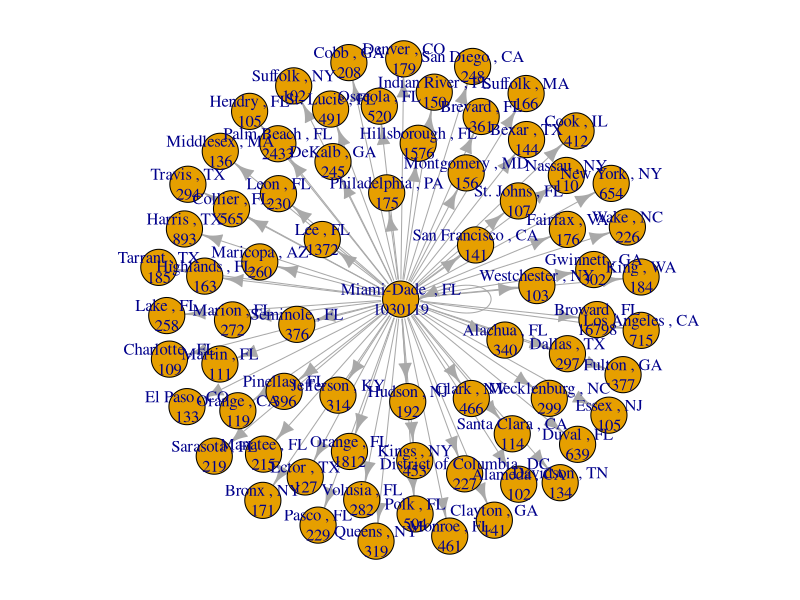
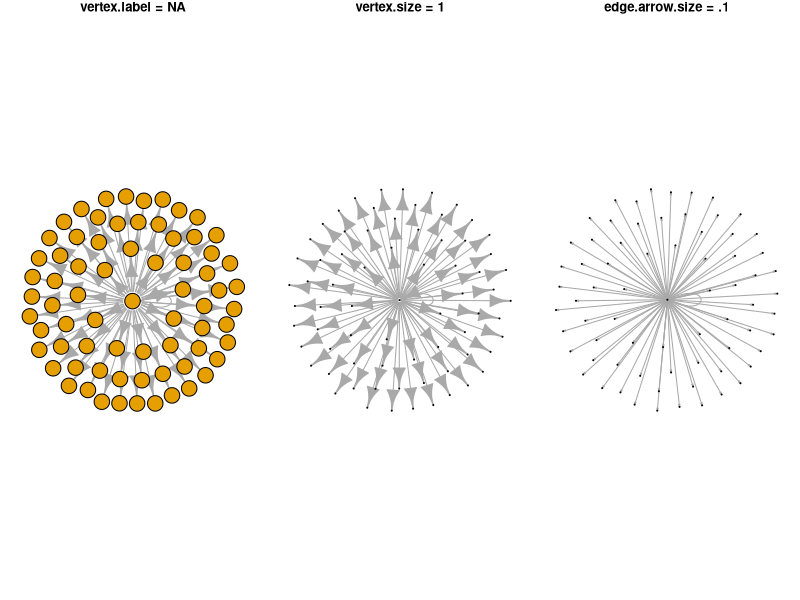
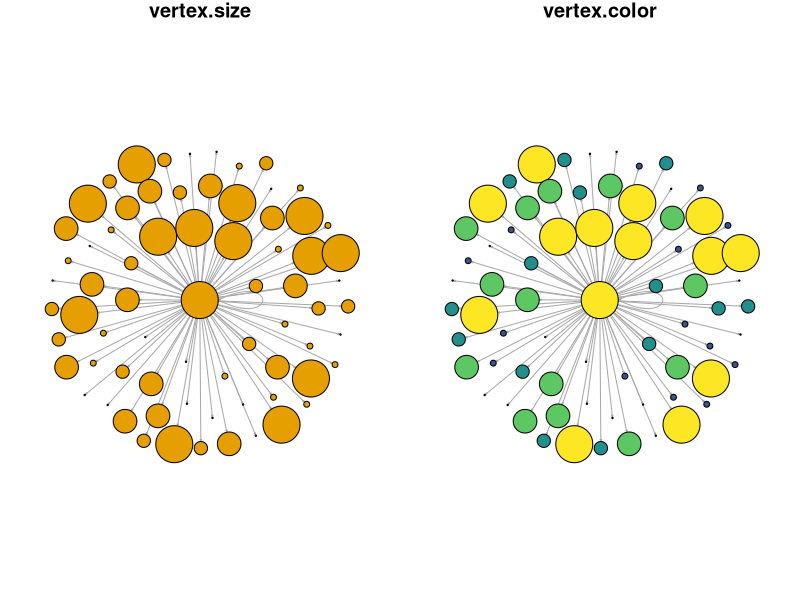
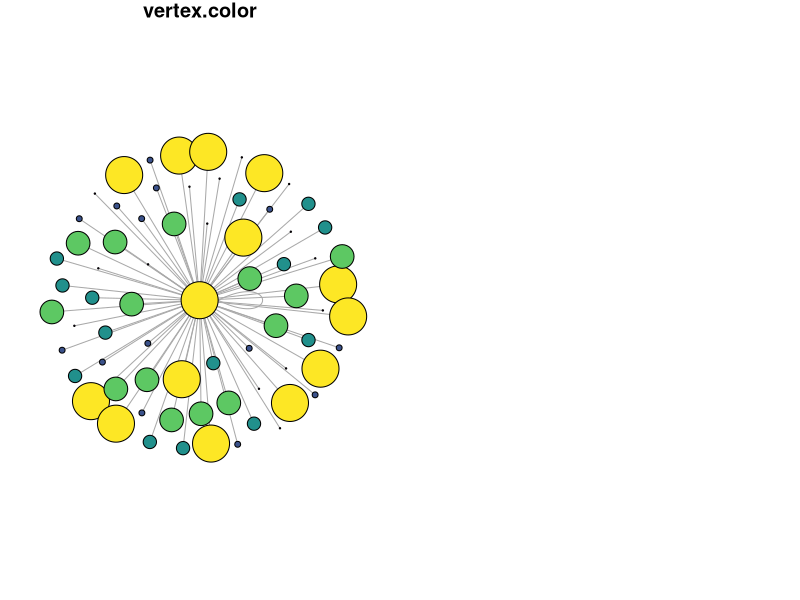
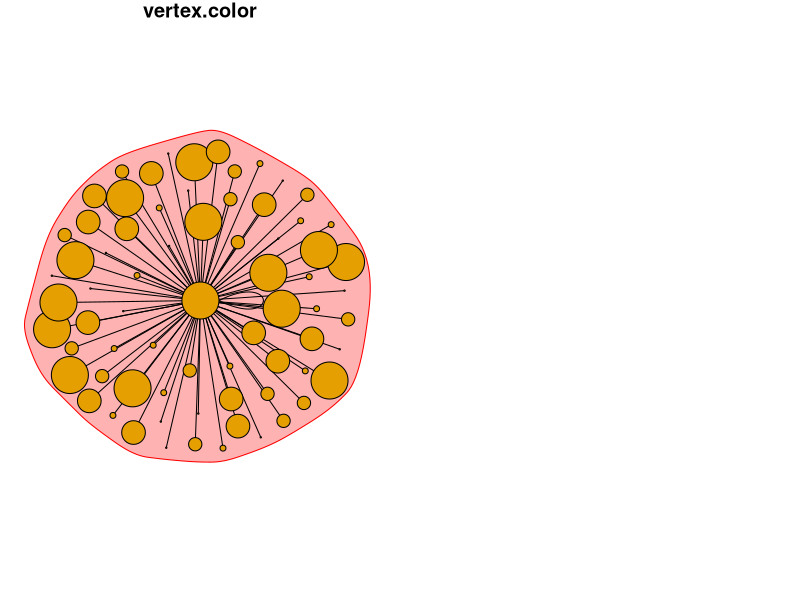

Here is the R script that generated these plots, in order:
## ---- chunk 1
library(igraph)
library(tibble)
library(viridis)
## ---- chunk 2
# import
edges <- data.table::fread("./data/irs/miami-out-migration-edges.csv")
nodes <- data.table::fread("./data/irs/miami-out-migration-nodes.csv")
# create network
g1 <- igraph::graph_from_data_frame(d = edges,
                                   directed = T,
                                   vertices = nodes
)
## ---- chunk 3
#chart #1 - will it plot?
par(mar = c(1, 1, 1, 1))
plot.igraph(g1)
## ---- chunk 4
#chart #2 - open the space
par(mfrow= c(1, 3), mar = c(1,1,1,1))
plot.igraph(g1,
            vertex.label = NA,
            main = "vertex.label = NA"
            )
plot.igraph(g1,
            vertex.label = NA,
            vertex.size = 1,
            main = "vertex.size = 1"
            )
plot.igraph(g1,
            vertex.label = NA,
            vertex.size = 1,
            edge.arrow.size = .1,
            main = "edge.arrow.size = .1"
)
## ---- chunk 5
#create variable for vertex.size -- cut number returns into 5
nodes$quintile <- ggplot2::cut_number(nodes$returns, n = 5)
levels(nodes$quintile) <- 1:5
nodes$quintile <- as.character(nodes$quintile)
nodes$quintile <- as.integer(nodes$quintile)
## ---- chunk 6
#create node color palette and merge w/ node df
my.colors <- tibble(quintile = 1:5,
                    colors = viridis(5, option = "D")
)
nodes <- dplyr::left_join(nodes, my.colors, by = "quintile")
## ---- chunk 7
par(mfrow = c(1, 2), mar = c(1, 1, 1, 1))

set.seed(1234)
g2 <- igraph::graph_from_data_frame(d = edges,
                                          directed = T,
                                          vertices = nodes
)
plot.igraph(g2,
            vertex.label = NA,
            vertex.size = V(g2)$quintile ^2,
            edge.arrow.size = .1,
            main = "vertex.size"
)
set.seed(1234)
g3 <- igraph::graph_from_data_frame(d = edges,
                                          directed = T,
                                          vertices = nodes
)
plot.igraph(g3,
            vertex.label = NA,
            vertex.size = V(g3)$quintile ^2,
            vertex.color = V(g3)$colors,
            edge.arrow.size = .1,
            main = "vertex.color"
)
## ---- chunk 8
g4 <- igraph::graph_from_data_frame(d = edges,
                                          directed = F,
                                          vertices = nodes
)
plot(g4,
        vertex.label = NA,
        vertex.size = V(g3)$quintile ^2,
        vertex.color = V(g3)$colors,
        edge.arrow.size = .1,
        main = "vertex.color"
     )
par(mfrow=c(1,2))
# Community detection based on label propagation:

clp <- cluster_label_prop(g4) 
class(clp)
# Community detection returns an object of class "communities" # which igraph knows how to plot:
plot(clp, 
        g4,
        vertex.label = NA,
        vertex.size = V(g3)$quintile ^2,
        vertex.color = V(g3)$colors,
        edge.arrow.size = .1,
        main = "vertex.color"
     )
# We can also plot the communities without relying on their built-in plot:
V(g4)$community <- clp$membership
